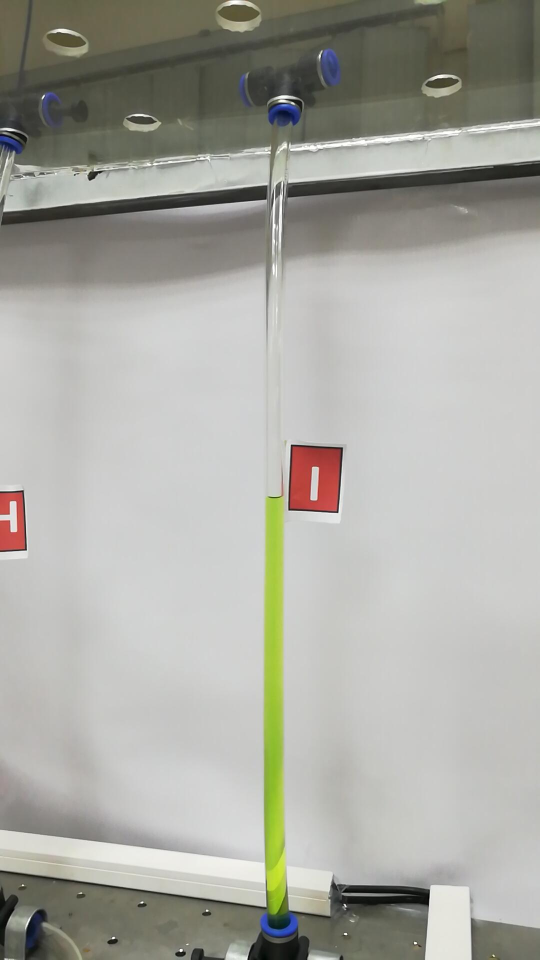
%> input picture snap18.jpg, 1080 x 1920 px (shown at 1/2 size)
$ octave TextDetectionDebugger.m   (GNU Octave 9; MATLAB toolbox functions it lacks are replaced by stand-ins)
%> lines starting %> are read from the running program, lines starting %| are printed output that depends on the picture; in (x1, y1, x2, y2) boxes, pixels count from 0 and x2, y2 are one past the last pixel; in counts of white or black regions, pixels touching at a corner belong together; the program's own positions count from 1
### RedBoxDetector.m
function redbox = RedBoxDetector(image)
% im1 = imread(imAdd);
% image = imresize(image, 0.25);
[h, v, l] = size(image);
% imtool(im1small);
im1=image;
% [11 lines of commented-out code are left out]
redmask = im1(:,:,1);
greyscale = rgb2gray(im1);
finalim = imsubtract(redmask, greyscale);
finalim = im2bw(finalim, 0.18);
imGA = finalim;
imGBW = im2bw(imGA);
% figure;
% imshow(imGBW);
imGBW = bwareaopen(imGBW, 50);
imGBW = imfill(imGBW, 'holes');
figure;
imshow(imGA);
redbox = regionprops(imGBW, 'BoundingBox');

### TextDetectionDebugger.m
clear;
% imAdd = 'croptest1.jpg';
imAdd = 'snap18.jpg';
image = imread(imAdd);
%> image is the input picture: size 1920x1080x3 uint8; mean R, G, B 169.2, 169.1, 162.1
image=imresize(image,0.25);
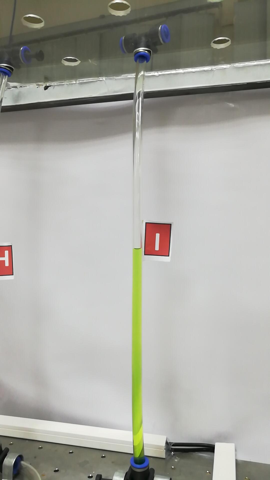
%> image: size 480x270x3 uint8; mean R, G, B 169.2, 169.1, 162.1
% imtool(image);
% cropBox= [0, 90, size(image,2), 400];
% image=imcrop(image, cropBox);

%% Automatically Detect and Recognize Text in Natural Images
% This example shows how to detect regions containing text in an
% image. It is a common task performed on unstructured scenes, for
% example when capturing video from a moving vehicle for the purpose
% of alerting a driver about a road sign. Segmenting out the text
% from a cluttered scene greatly helps with additional tasks
% such as optical character recognition (OCR).
%
% The automated text detection algorithm in this example starts with
% a large number of text region candidates and progressively removes those
% less likely to contain text. To highlight this algorithm's flexibility,
% it is applied to images containing a road sign, a poster and a set
% of license plates.
%
%   Copyright 2014 The MathWorks, Inc.

%% Step 1: Load image
% Load the image. The text can be rotated in plane, but significant out of
% plane rotations may require additional pre-processing.
colorImage = image;
figure; imshow(colorImage); title('Original image')

%% Step 2: Detect MSER Regions
% Since text characters usually have consistent color, we begin
% by finding regions of similar intensities in the image using the MSER
% region detector [1].

% Detect and extract regions
% grayImage = rgb2gray(colorImage);
% % imshow(grayImage);
% mserRegions = detectMSERFeatures(grayImage,'RegionAreaRange',[50, 300]);
% mserRegionsPixels = vertcat(cell2mat(mserRegions.PixelList));  % extract regions
%
% % Visualize the MSER regions overlaid on the original image
% figure; imshow(colorImage); hold on;
% plot(mserRegions, 'showPixelList', true,'showEllipses',false);
% title('MSER regions');
%%
% Some of these regions include extra background pixels. At this stage, the
% letter E and D in "TOWED" combine into one region. Also notice that the
% space between bricks is included.

%% Step 3: Use Canny Edge Detector to Further Segment the Text
% Since written text is typically placed on clear background, it tends
% to produce high response to edge detection. Furthermore, an intersection
% of MSER regions with the edges is going to produce regions that are
% even more likely to belong to text.

% Convert MSER pixel lists to a binary mask
% mserMask = false(size(grayImage));
% ind = sub2ind(size(mserMask), mserRegionsPixels(:,2), mserRegionsPixels(:,1));
% mserMask(ind) = true;
%
% % Run the edge detector
% edgeMask = edge(grayImage, 'Canny');
% figure;
% imshow(edgeMask);
% % Find intersection between edges and MSER regions
% edgeAndMSERIntersection = edgeMask & mserMask;
% figure; imshowpair(edgeMask, edgeAndMSERIntersection, 'montage');
% title('Canny edges and intersection of canny edges with MSER regions')
% regionFilteredTextMask = edgeAndMSERIntersection;
%
% %%
% % Note that the original MSER regions in |mserMask| still contain
% % pixels that are not part of the text. We can use the edge mask
% % together with edge gradients to eliminate those regions.
% %
% % Grow the edges outward by using image gradients around edge locations.
% % <matlab:edit(fullfile(matlabroot,'toolbox','vision','visiondemos','helperGrowEdges.m')) |helperGrowEdges|>
% % helper function.
%
% % [~, gDir] = imgradient(grayImage);
% % % You must specify if the text is light on dark background or vice versa
% % gradientGrownEdgesMask = helperGrowEdges(edgeAndMSERIntersection, gDir, 'LightTextOnDark');
% % figure; imshow(gradientGrownEdgesMask); title('Edges grown along gradient direction')
% % %
% % % %%
% % % % This mask can now be used to remove pixels that are within the MSER
% % % % regions but are likely not part of text.
% % %
% % Remove gradient grown edge pixels
% edgeEnhancedMSERMask = ~gradientGrownEdgesMask & mserMask;

% Visualize the effect of segmentation
% figure; imshowpair(gradientGrownEdgeMask, edgeEnhancedMSERMask, 'montage');
% title('Original MSER regions and segmented MSER regions')
% %
% %%
% % In this image, letters have been further separated from the background and
% % many of the non-text regions have been separated from text.
%
%% Step 4: Filter Character Candidates Using Connected Component Analysis
% Some of the remaining connected components can now be removed by using
% their region properties. The thresholds used below may vary for
% different fonts, image sizes, or languages.

% connComp = bwconncomp(edgeEnhancedMSERMask); % Find connected components
% stats = regionprops(connComp,'Area','Eccentricity','Solidity');

% Eliminate regions that do not follow common text measurements
% regionFilteredTextMask = gradientGrownEdgesMask;
%
% regionFilteredTextMask(vertcat(connComp.PixelIdxList{[stats.Eccentricity] > .995})) = 0;
% regionFilteredTextMask(vertcat(connComp.PixelIdxList{[stats.Area] < 10 | [stats.Area] > 300})) = 0;
% regionFilteredTextMask(vertcat(connComp.PixelIdxList{[stats.Solidity] < .4})) = 0;
%
% % Visualize results of filtering
% figure; imshowpair(gradientGrownEdgesMask, regionFilteredTextMask, 'montage');
% title('Text candidates before and after region filtering')
% %
% %% Step 5: Filter Character Candidates Using the Stroke Width Image
% % Another useful discriminator for text in images is the variation in
% % stroke width within each text candidate. Characters in most languages
% % have a similar stroke width or thickness throughout. It is therefore
% % useful to remove regions where the stroke width exhibits too much
% % variation [1]. The stroke width image below is computed using the
% % <matlab:edit(fullfile(matlabroot,'toolbox','vision','visiondemos','helperStrokeWidth.m')) |helperStrokeWidth|>
% % helper function.
%
% distanceImage    = bwdist(~regionFilteredTextMask);  % Compute distance transform
% strokeWidthImage = helperStrokeWidth(distanceImage); % Compute stroke width image
%
% % Show stroke width image
% figure; imshow(strokeWidthImage);
% caxis([0 max(max(strokeWidthImage))]); axis image, colormap('jet'), colorbar;
% title('Visualization of text candidates stroke width')
% %%
% % Note that most non-text regions show a large variation in stroke width.
% % These can now be filtered using the coefficient of stroke width variation.
%
% % Find remaining connected components
% connComp = bwconncomp(regionFilteredTextMask);
% afterStrokeWidthTextMask = regionFilteredTextMask;
% for i = 1:connComp.NumObjects
%     strokewidths = strokeWidthImage(connComp.PixelIdxList{i});
%     % Compute normalized stroke width variation and compare to common value
%     if std(strokewidths)/mean(strokewidths) > 0.35
%         afterStrokeWidthTextMask(connComp.PixelIdxList{i}) = 0; % Remove from text candidates
%     end
% end
%
% % Visualize the effect of stroke width filtering
% figure; imshowpair(regionFilteredTextMask, afterStrokeWidthTextMask,'montage');
% title('Text candidates before and after stroke width filtering')
%
% %% Step 6: Determine Bounding Boxes Enclosing Text Regions
% % To compute a bounding box of the text region, we will first merge the
% % individual characters into a single connected component. This can be
% % accomplished using morphological closing followed by opening
% % to clean up any outliers.
% se1=strel('disk',25);
% se2=strel('disk',7);
%
% afterMorphologyMask = imclose(afterStrokeWidthTextMask,se1);
% afterMorphologyMask = imopen(afterMorphologyMask,se2);
%
% % Display image region corresponding to afterMorphologyMask
% displayImage = colorImage;
% displayImage(~repmat(afterMorphologyMask,1,1,3)) = 0;
% figure; imshow(displayImage); title('Image region under mask created by joining individual characters')
%%
% [8 lines of commented-out code are left out]

boxes = RedBoxDetector(image);
%> in RedBoxDetector, `redmask = im1(:,:,1);`:
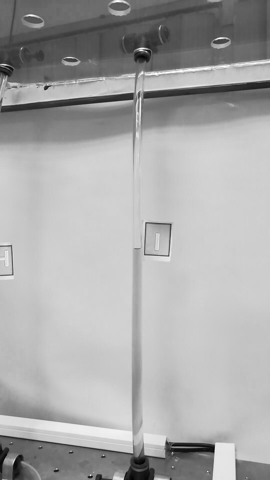
%> redmask: size 480x270 uint8; min 0, max 255, mean 169.2
%> in RedBoxDetector, `finalim = imsubtract(redmask, greyscale);`:
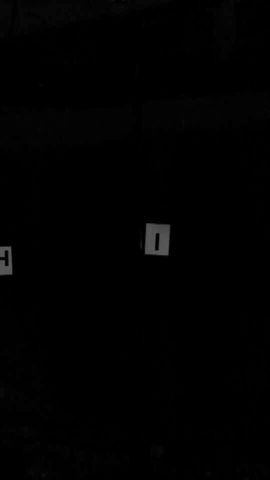
%> finalim: size 480x270 uint8; min 0, max 91, mean 1.2
%> in RedBoxDetector, `finalim = im2bw(finalim, 0.18);`:
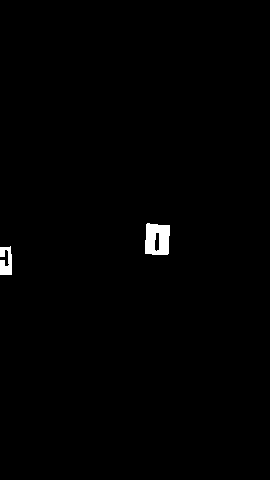
%> finalim: size 480x270 logical; 0.72% white; 2 white regions, box (x1, y1, x2, y2) and area: (145, 223, 170, 255) 661, (0, 246, 12, 275) 267
%> in RedBoxDetector, `imGBW = imfill(imGBW, 'holes');`: imGBW: size 480x270 logical; 0.76% white; 2 white regions
%> in RedBoxDetector, `redbox = regionprops(imGBW, 'BoundingBox');`: redbox = 2 regions; box (x1, y1, x2, y2): (0, 246, 12, 275), (145, 223, 170, 255)
%> boxes has the same summary as redbox in RedBoxDetector
boxes = boxes(1).BoundingBox;
%> boxes = [0.5 246.5 12 29]
boxes(:,1:2) = boxes(:,1:2)+3;
boxes(:,3:4) = boxes(:,3:4)-6;

%% Step 7: Perform Optical Character Recognition on Text Region
% [27 lines of commented-out code are left out]
bwimage= im2bw(colorImage, 0.6);
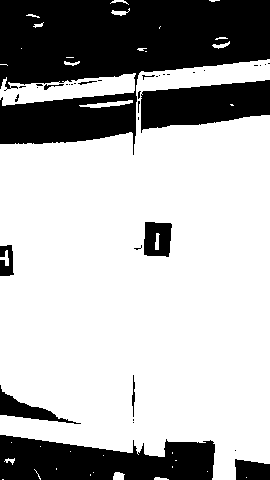
%> bwimage: size 480x270 logical; 69.2% white; 37 black regions (26 under 20 px), largest, box (x1, y1, x2, y2) and area: (0, 0, 270, 155) 25008, (0, 435, 215, 480) 7327, (141, 80, 270, 133) 4706
imshow(bwimage);
%> (the run ends here)

$ run again, with snap1.jpg copied over snap18.jpg
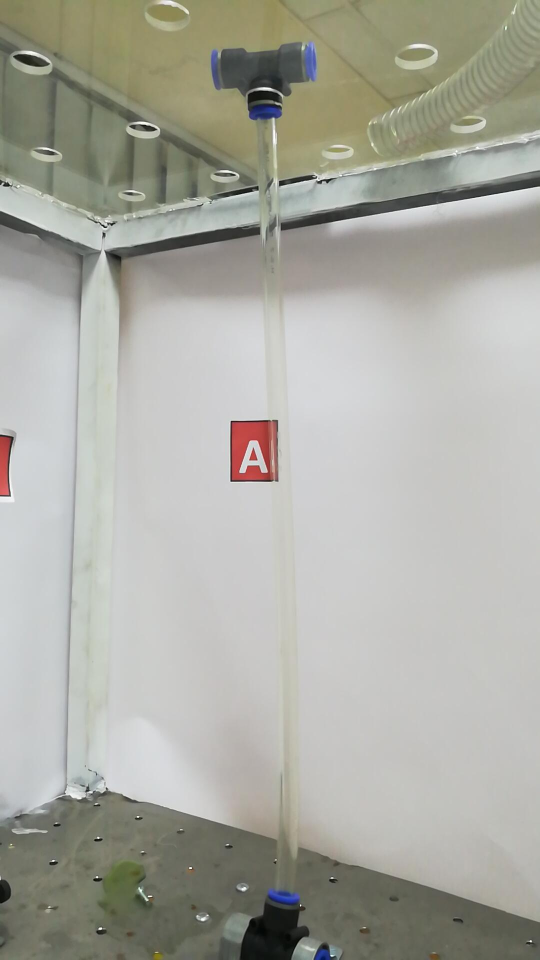
%> input picture snap1.jpg, 1080 x 1920 px (shown at 1/2 size)
%> image is the input picture: size 1920x1080x3 uint8; mean R, G, B 170, 170.2, 161.6
%> image: size 480x270x3 uint8
%> in RedBoxDetector, `finalim = im2bw(finalim, 0.18);`:
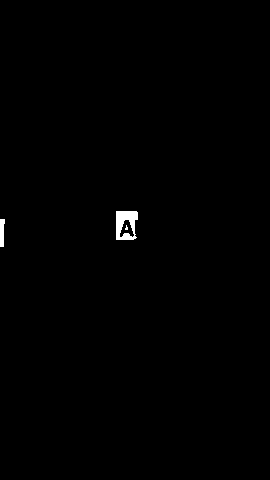
%> finalim: size 480x270 logical; 0.44% white; 3 white regions (1 under 20 px), largest, box (x1, y1, x2, y2) and area: (116, 211, 138, 240) 448, (0, 219, 5, 247) 117
%> redbox = 2 regions; box (x1, y1, x2, y2): (0, 219, 5, 247), (116, 211, 138, 240)
%> `boxes = RedBoxDetector(image);`: boxes has the same summary as redbox in RedBoxDetector
%> `boxes = boxes(1).BoundingBox;`: boxes = [0.5 219.5 5 28]
%> `bwimage= im2bw(colorImage, 0.6);`:
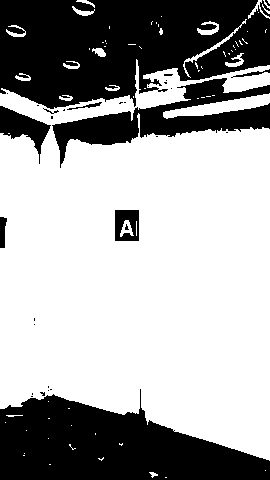
%> bwimage: size 480x270 logical; 64.2% white; 33 black regions (23 under 20 px), largest, box (x1, y1, x2, y2) and area: (0, 0, 270, 109) 22219, (0, 389, 270, 480) 15669, (52, 78, 270, 168) 6208

$ run again, with snap11.jpg copied over snap18.jpg
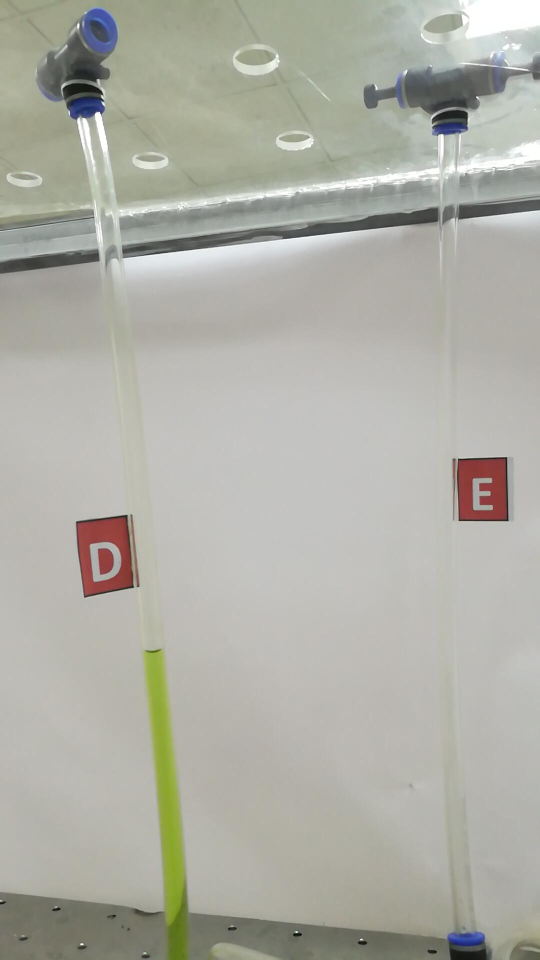
%> input picture snap11.jpg, 1080 x 1920 px (shown at 1/2 size)
%> image is the input picture: size 1920x1080x3 uint8; mean R, G, B 174.5, 174.6, 165.7
%> image: size 480x270x3 uint8
%> in RedBoxDetector, `finalim = im2bw(finalim, 0.18);`:
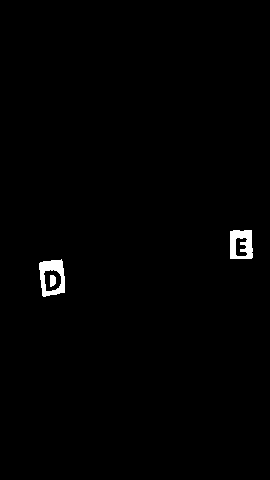
%> finalim: size 480x270 logical; 0.85% white; 3 white regions, box (x1, y1, x2, y2) and area: (39, 259, 65, 297) 538, (230, 230, 253, 259) 500, (50, 275, 56, 287) 62
%> imGBW: size 480x270 logical; 1.1% white; 2 white regions
%> redbox = 2 regions; box (x1, y1, x2, y2): (39, 259, 65, 297), (230, 230, 253, 259)
%> `boxes = RedBoxDetector(image);`: boxes has the same summary as redbox in RedBoxDetector
%> `boxes = boxes(1).BoundingBox;`: boxes = [39.5 259.5 26 38]
%> `bwimage= im2bw(colorImage, 0.6);`:
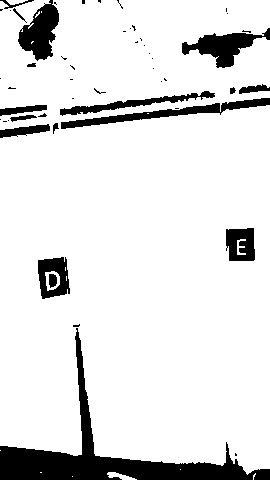
%> bwimage: size 480x270 logical; 88.4% white; 51 black regions (34 under 20 px), largest, box (x1, y1, x2, y2) and area: (0, 328, 270, 480) 6658, (61, 98, 270, 129) 1489, (182, 28, 270, 68) 1430
